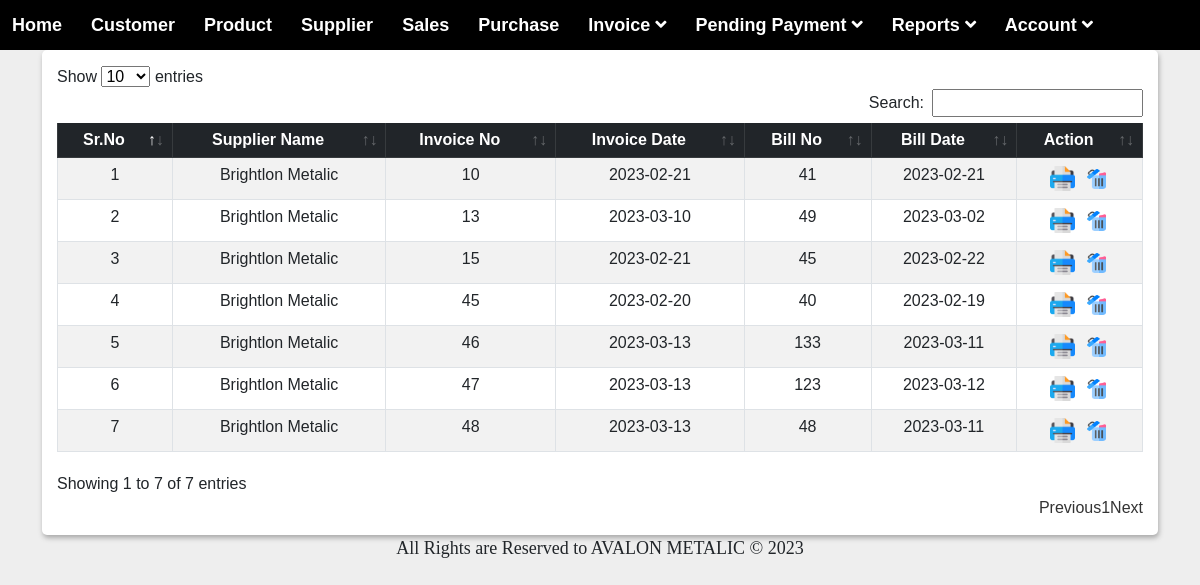
The app's page /purchase/view_purch_inv.php, older data.
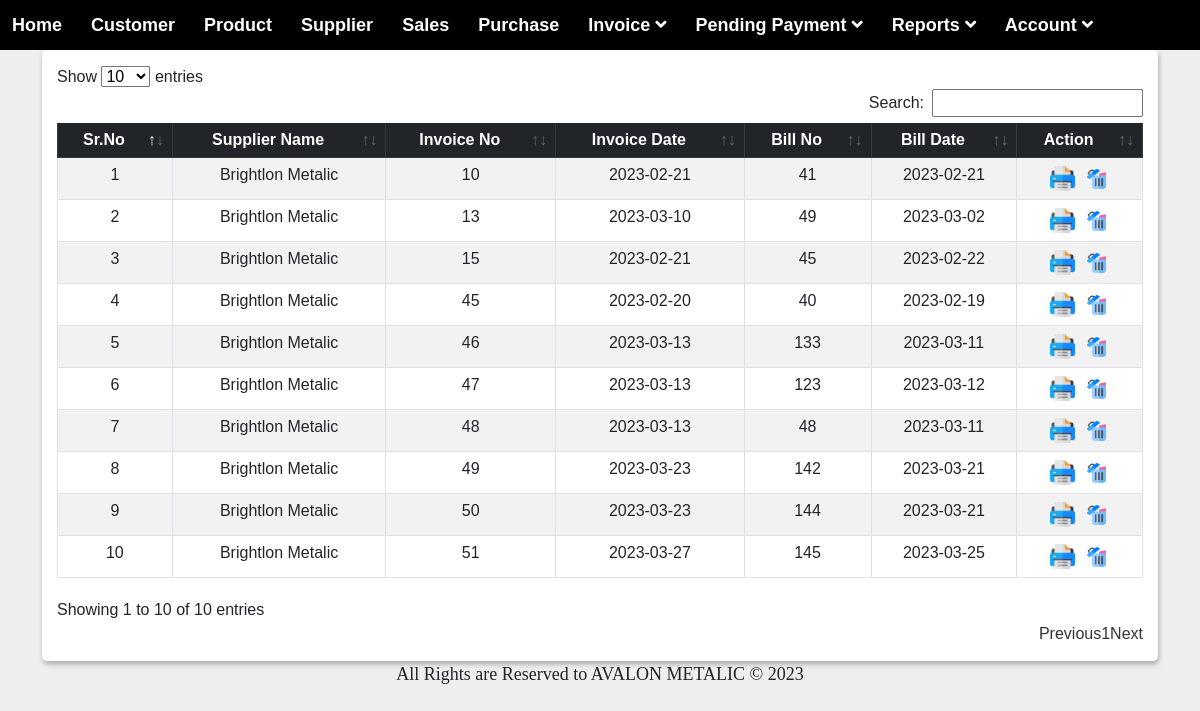
The same page, newer data.
### tables this page shows
CREATE TABLE `purchase` (
  `id` int(50) NOT NULL,
  `productid` varchar(100) NOT NULL,
  `supplier_name` varchar(100) NOT NULL,
  `date` date NOT NULL DEFAULT current_timestamp(),
  `invoice_no` int(50) NOT NULL,
  `bill_no` varchar(100) NOT NULL,
  `bill_date` date NOT NULL,
  `product_name` varchar(200) NOT NULL,
  `quantity` varchar(50) NOT NULL,
  `rate` varchar(100) NOT NULL,
  `amount` varchar(100) NOT NULL,
  `pymnt_mode` varchar(100) NOT NULL
);

CREATE TABLE `supplier` (
  `id` int(50) NOT NULL,
  `name` varchar(100) NOT NULL,
  `city` varchar(100) NOT NULL,
  `area` varchar(100) NOT NULL,
  `state` varchar(100) NOT NULL,
  `pan_no` varchar(100) NOT NULL,
  `adhar_no` varchar(100) NOT NULL,
  `gstin` varchar(100) NOT NULL,
  `address` varchar(500) NOT NULL,
  `pin` varchar(100) NOT NULL,
  `mo_no` varchar(100) NOT NULL,
  `email` varchar(100) NOT NULL,
  `website` varchar(100) NOT NULL
);

### purchase/view_purch_inv.php (the view, shortened to what this page needs)
<?php
include('../inc/connection.php');
include('../inc/menu.php');
?>
<!DOCTYPE html>
<html lang="en">
<head>
    <link rel="stylesheet" href="../assets/css/bootstrap.min.css">
    <link rel="stylesheet" href="../assets/css/datatables.min.css">
    <link rel="stylesheet" href="../assets/css/style.css">
    <link rel="stylesheet" href="../assets/buttons.dataTables.min.css">
</head>
<body>
    <div class="container">
        <div class="data_table">
            <form method="post">
                <table id="example" class="table table-striped table-bordered display">
                    <thead class="table-dark">
                        <tr>
                        <tr>
                            <th style="text-align: center;">Sr.No</th>
                            <th style="text-align: center;">Supplier Name</th>
                            <th style="text-align: center;">Invoice No</th>
                            <th style="text-align: center;">Invoice Date</th>
                            <th style="text-align: center;">Bill No</th>
                            <th style="text-align: center;">Bill Date</th>
                            <th style="text-align: center;">Action</th>
                        </tr>
                    </thead>
                    <tbody>
                        <?php
                        $cnt = 1;
                        $query = "SELECT supplier.name, purchase.id, purchase.invoice_no, purchase.date, purchase.bill_no, purchase.bill_date, purchase.product_name, purchase.quantity,purchase.rate,purchase.amount FROM purchase JOIN supplier ON supplier.id = purchase.supplier_name GROUP BY purchase.invoice_no;";
                        $res = mysqli_query($con, $query);
                        while ($row = mysqli_fetch_array($res)) {
                        ?>
                        <tr>
                            <td style="text-align: center;"><?= $cnt; ?></td>
                            <td style="text-align: center;"><?= $row['name']; ?></td>
                            <td style="text-align: center;"><?= $row['invoice_no']; ?></td>
                            <td style="text-align: center;"><?= $row['date']; ?></td>
                            <td style="text-align: center;"><?= $row['bill_no']; ?></td>
                            <td style="text-align: center;"><?= $row['bill_date']; ?></td>
                            <td style="text-align: center;">
                                <a href="purch_print.php?id=<?php echo $row['invoice_no']; ?>"><img
                                        src="../IMG/print.png" height="25px" width="25PX"></a>&nbsp;
                                <a href="del_purch_inv.php?id=<?php echo $row['invoice_no']; ?>"
                                    onclick="return confirm('Are You Sure??');"><img src="../IMG/delete.png"
                                        height="20px" width="25px"></a>
                            </td>
                        </tr>
                        <?php
                            $cnt++;
                        }
                        ?>
                    </tbody>
                </table>
            </form>
        </div>
    </div>
</body>
</html>
<?php
include('../inc/footer.php');
?>

Row changes from the older to the newer data that the page shows:
added purchase: supplier.name "Brightlon Metalic", invoice_no "49", date "2023-03-23", bill_no "142", bill_date "2023-03-21"
added purchase: supplier.name "Brightlon Metalic", invoice_no "50", date "2023-03-23", bill_no "144", bill_date "2023-03-21"
added purchase: supplier.name "Brightlon Metalic", invoice_no "51", date "2023-03-27", bill_no "145", bill_date "2023-03-25"
Text that changed along with them:
text written by a page script: "Show entries Search: Showing 1 to 7 of 7 entries Previous 1 Next" → "Show entries Search: Showing 1 to 10 of 10 entries Previous 1 Next"
